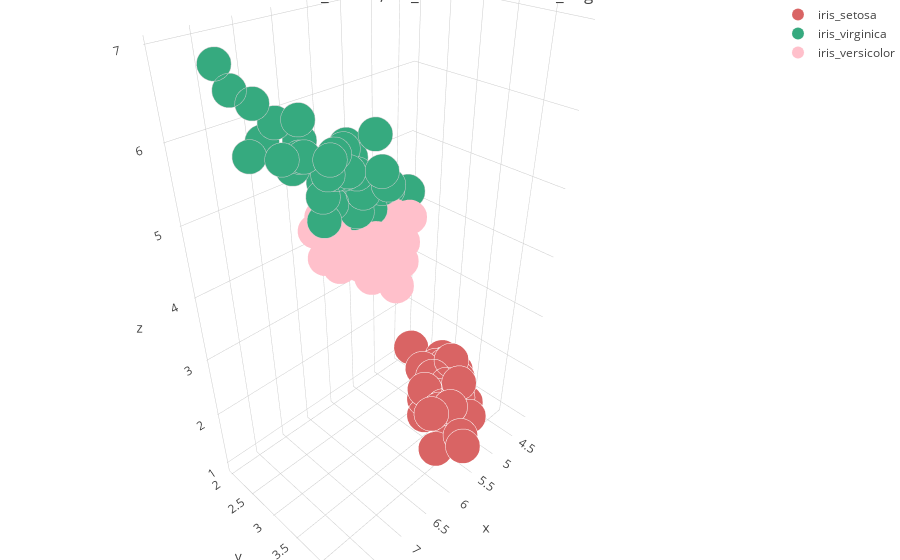

Notebook source saved alongside this figure:
### Code cell
# data of iris setosa
iris_setosa = iris[iris.Species == "Iris-setosa"]
# # data of iris virginica
iris_virginica = iris[iris.Species == "Iris-virginica"]

# # data of iris virginica
iris_versicolor = iris[iris.Species == "Iris-versicolor"]

# trace1 =  iris setosa
trace1 = go.Scatter3d(
    x=iris_setosa.SepalLengthCm,
    y=iris_setosa.SepalWidthCm,
    z=iris_setosa.PetalLengthCm,
    mode='markers',
    name = "iris_setosa",
    marker=dict(
        color='rgb(217, 100, 100)',
        size=12,
        line=dict(
            color='rgb(255, 255, 255)',
            width=0.1
        )
    )
)
# trace2 =  iris virginica
trace2 = go.Scatter3d(
    x=iris_virginica.SepalLengthCm,
    y=iris_virginica.SepalWidthCm,
    z=iris_virginica.PetalLengthCm,
    mode='markers',
    name = "iris_virginica",
    marker=dict(
        color='rgb(54, 170, 127)',
        size=12,
        line=dict(
            color='rgb(204, 204, 204)',
            width=0.1
        )
    )
)
# trace3 =  iris versicolor
trace3 = go.Scatter3d(
    x=iris_versicolor.SepalLengthCm,
    y=iris_versicolor.SepalWidthCm,
    z=iris_versicolor.PetalLengthCm,
    mode='markers',
    name = "iris_versicolor",
    marker=dict(
        color='pink',
        size=12,
        line=dict(
            color='pink',
            width=0.1
        )
    )
)


data = [trace1, trace2, trace3]
layout = go.Layout(
    title = ' 3D iris_setosa, iris_versicolor and iris_virginica',
    margin=dict(
        l=0,
        r=0,
        b=0,
        t=0
    )
)
fig = go.Figure(data=data, layout=layout)
iplot(fig)

### Figure 1 — Plotly figure (JSON) as saved in the notebook; plotly's stock layout.template omitted (floating-point values rounded to 4 significant figures)
{"data": [{"marker": {"color": "rgb(217, 100, 100)", "line": {"color": "rgb(255, 255, 255)", "width": 0.1}, "size": 12}, "mode": "markers", "name": "iris_setosa", "type": "scatter3d", "uid": "ef6fe4a6-f710-440b-8ecf-3ede2e1cc326", "x": [5.1, 4.9, 4.7, 4.6, 5, 5.4, 4.6, 5, 4.4, 4.9, 5.4, 4.8, 4.8, 4.3, 5.8, 5.7, 5.4, 5.1, 5.7, 5.1, 5.4, 5.1, 4.6, 5.1, 4.8, 5, 5, 5.2, 5.2, 4.7, 4.8, 5.4, 5.2, 5.5, 4.9, 5, 5.5, 4.9, 4.4, 5.1, 5, 4.5, 4.4, 5, 5.1, 4.8, 5.1, 4.6, 5.3, 5], "y": [3.5, 3, 3.2, 3.1, 3.6, 3.9, 3.4, 3.4, 2.9, 3.1, 3.7, 3.4, 3, 3, 4, 4.4, 3.9, 3.5, 3.8, 3.8, 3.4, 3.7, 3.6, 3.3, 3.4, 3, 3.4, 3.5, 3.4, 3.2, 3.1, 3.4, 4.1, 4.2, 3.1, 3.2, 3.5, 3.1, 3, 3.4, 3.5, 2.3, 3.2, 3.5, 3.8, 3, 3.8, 3.2, 3.7, 3.3], "z": [1.4, 1.4, 1.3, 1.5, 1.4, 1.7, 1.4, 1.5, 1.4, 1.5, 1.5, 1.6, 1.4, 1.1, 1.2, 1.5, 1.3, 1.4, 1.7, 1.5, 1.7, 1.5, 1, 1.7, 1.9, 1.6, 1.6, 1.5, 1.4, 1.6, 1.6, 1.5, 1.5, 1.4, 1.5, 1.2, 1.3, 1.5, 1.3, 1.5, 1.3, 1.3, 1.3, 1.6, 1.9, 1.4, 1.6, 1.4, 1.5, 1.4]}, {"marker": {"color": "rgb(54, 170, 127)", "line": {"color": "rgb(204, 204, 204)", "width": 0.1}, "size": 12}, "mode": "markers", "name": "iris_virginica", "type": "scatter3d", "uid": "615b5030-026c-446d-9d7e-386b818daf49", "x": [6.3, 5.8, 7.1, 6.3, 6.5, 7.6, 4.9, 7.3, 6.7, 7.2, 6.5, 6.4, 6.8, 5.7, 5.8, 6.4, 6.5, 7.7, 7.7, 6, 6.9, 5.6, 7.7, 6.3, 6.7, 7.2, 6.2, 6.1, 6.4, 7.2, 7.4, 7.9, 6.4, 6.3, 6.1, 7.7, 6.3, 6.4, 6, 6.9, 6.7, 6.9, 5.8, 6.8, 6.7, 6.7, 6.3, 6.5, 6.2, 5.9], "y": [3.3, 2.7, 3, 2.9, 3, 3, 2.5, 2.9, 2.5, 3.6, 3.2, 2.7, 3, 2.5, 2.8, 3.2, 3, 3.8, 2.6, 2.2, 3.2, 2.8, 2.8, 2.7, 3.3, 3.2, 2.8, 3, 2.8, 3, 2.8, 3.8, 2.8, 2.8, 2.6, 3, 3.4, 3.1, 3, 3.1, 3.1, 3.1, 2.7, 3.2, 3.3, 3, 2.5, 3, 3.4, 3], "z": [6, 5.1, 5.9, 5.6, 5.8, 6.6, 4.5, 6.3, 5.8, 6.1, 5.1, 5.3, 5.5, 5, 5.1, 5.3, 5.5, 6.7, 6.9, 5, 5.7, 4.9, 6.7, 4.9, 5.7, 6, 4.8, 4.9, 5.6, 5.8, 6.1, 6.4, 5.6, 5.1, 5.6, 6.1, 5.6, 5.5, 4.8, 5.4, 5.6, 5.1, 5.1, 5.9, 5.7, 5.2, 5, 5.2, 5.4, 5.1]}, {"marker": {"color": "pink", "line": {"color": "pink", "width": 0.1}, "size": 12}, "mode": "markers", "name": "iris_versicolor", "type": "scatter3d", "uid": "a0e8908a-7fcc-40e1-ba46-7fa24b65aac1", "x": [7, 6.4, 6.9, 5.5, 6.5, 5.7, 6.3, 4.9, 6.6, 5.2, 5, 5.9, 6, 6.1, 5.6, 6.7, 5.6, 5.8, 6.2, 5.6, 5.9, 6.1, 6.3, 6.1, 6.4, 6.6, 6.8, 6.7, 6, 5.7, 5.5, 5.5, 5.8, 6, 5.4, 6, 6.7, 6.3, 5.6, 5.5, 5.5, 6.1, 5.8, 5, 5.6, 5.7, 5.7, 6.2, 5.1, 5.7], "y": [3.2, 3.2, 3.1, 2.3, 2.8, 2.8, 3.3, 2.4, 2.9, 2.7, 2, 3, 2.2, 2.9, 2.9, 3.1, 3, 2.7, 2.2, 2.5, 3.2, 2.8, 2.5, 2.8, 2.9, 3, 2.8, 3, 2.9, 2.6, 2.4, 2.4, 2.7, 2.7, 3, 3.4, 3.1, 2.3, 3, 2.5, 2.6, 3, 2.6, 2.3, 2.7, 3, 2.9, 2.9, 2.5, 2.8], "z": [4.7, 4.5, 4.9, 4, 4.6, 4.5, 4.7, 3.3, 4.6, 3.9, 3.5, 4.2, 4, 4.7, 3.6, 4.4, 4.5, 4.1, 4.5, 3.9, 4.8, 4, 4.9, 4.7, 4.3, 4.4, 4.8, 5, 4.5, 3.5, 3.8, 3.7, 3.9, 5.1, 4.5, 4.5, 4.7, 4.4, 4.1, 4, 4.4, 4.6, 4, 3.3, 4.2, 4.2, 4.2, 4.3, 3, 4.1]}], "layout": {"margin": {"b": 0, "l": 0, "r": 0, "t": 0}, "title": {"text": " 3D iris_setosa, iris_versicolor and iris_virginica"}}}
